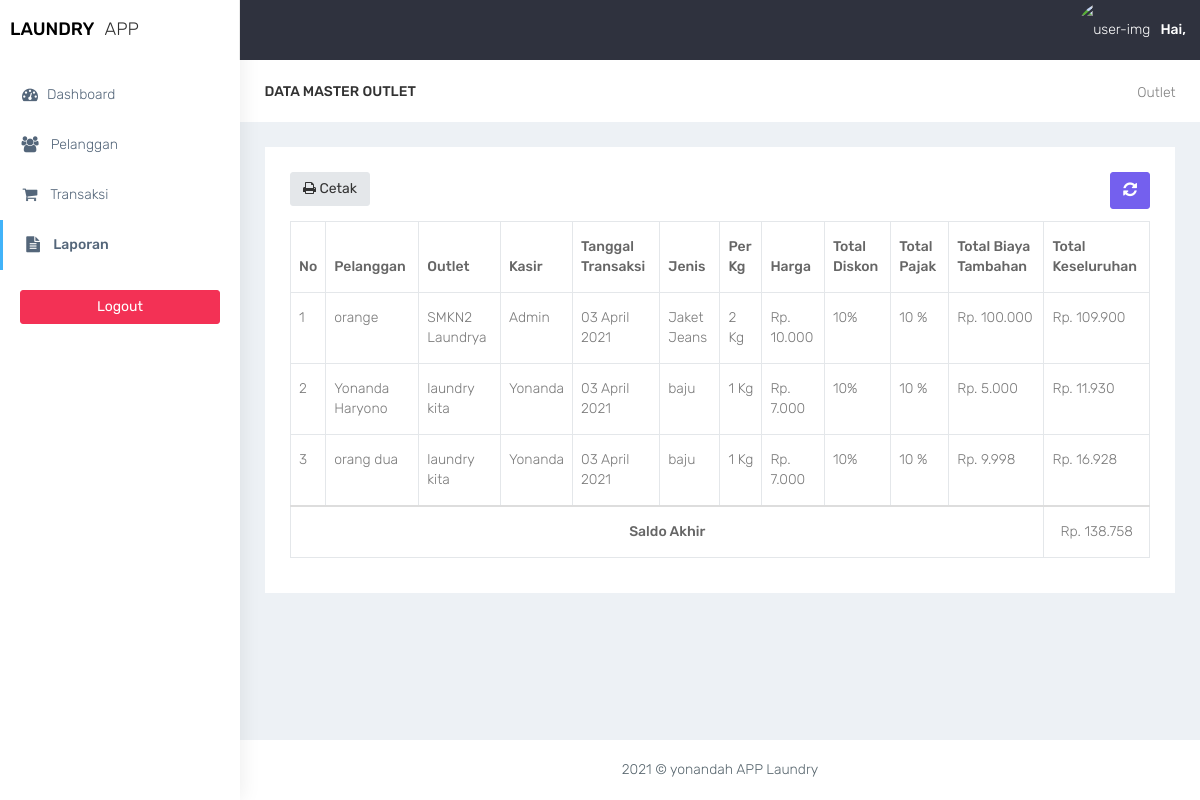
Screenshot of /laporank.php with the database file from the repository.
### tables this page shows
CREATE TABLE `tb_transaksi` (
  `kode_transaksi` int(11) NOT NULL,
  `id_pelanggan` varchar(20) NOT NULL,
  `id_outlet` varchar(20) NOT NULL,
  `kode_user` int(11) NOT NULL,
  `tgl_transaksi` date NOT NULL,
  `id_paket` varchar(20) NOT NULL,
  `kg` int(5) NOT NULL,
  `nominal` int(20) NOT NULL,
  `diskon` int(20) NOT NULL,
  `biaya_tambahan` int(20) NOT NULL
);

CREATE TABLE `tb_pelanggan` (
  `kode_pelanggan` varchar(10) NOT NULL,
  `nama` varchar(255) NOT NULL,
  `alamat` text NOT NULL,
  `telpon` varchar(20) NOT NULL
);

CREATE TABLE `tb_outlet` (
  `kode_outlet` varchar(11) NOT NULL,
  `nama_outlet` varchar(100) NOT NULL,
  `alamat` text NOT NULL,
  `telpon` varchar(20) NOT NULL
);

CREATE TABLE `tb_user` (
  `id` int(11) NOT NULL,
  `username` varchar(100) NOT NULL,
  `nama_user` varchar(255) NOT NULL,
  `password` varchar(100) NOT NULL,
  `id_outlet` varchar(20) NOT NULL,
  `level` varchar(30) NOT NULL,
  `foto` varchar(255) NOT NULL
);

### laporank.php (the view, shortened to what this page needs)
<?php
require 'koneksi.php';
require 'layout_header_kasir.php';
?>
<div class="container-fluid">
    <div class="row bg-title">
        <div class="col-lg-3 col-md-4 col-sm-4 col-xs-12">
            <h4 class="page-title">Data Master Outlet</h4>
        </div>
        <div class="col-lg-9 col-sm-8 col-md-8 col-xs-12">
            <ol class="breadcrumb">
                <li><a href="#">Outlet</a></li>
            </ol>
        </div>
    </div>
    <div class="row">
        <div class="col-md-12 col-lg-12 col-sm-12 col-xs-12">
            <div class="white-box">
                <div class="row">
                    <div class="col-md-6">
                        <a target="blank" href="laporan_cetak.php" class="btn btn-default" style="margin-bottom: 10px;"><i class="fa fa-print"></i> Cetak</a>
                    </div>
                    <div class="col-md-6 text-right">
                        <button id="btn-refresh" class="btn btn-primary box-title text-right" title="Refresh Data"><i class="fa fa-refresh" id="ic-refresh"></i></button>
                    </div>
                </div>
                <div class="table-responsive">
                    <table class="table table-bordered thead-dark" id="table">
                        <thead class="thead-dark">
                            <tr>
                                <th>No</th>
                                <th>Pelanggan</th>
                                <th>Outlet</th>
                                <th>Kasir</th>
                                <th>Tanggal Transaksi</th>
                                <th>Jenis</th>
                                <th>Per Kg</th>
                                <th>Harga</th>
                                <th>Total Diskon</th>
                                <th>Total Pajak</th>
                                <th>Total Biaya Tambahan</th>
                                <th>Total Keseluruhan</th>
                            </tr>
                        </thead>
                        <tbody>
                            <?php
                            $no = 1;
                            $query = "select * from tb_transaksi
                                INNER JOIN tb_pelanggan ON tb_transaksi.id_pelanggan=tb_pelanggan.kode_pelanggan
                                INNER JOIN tb_user ON tb_transaksi.kode_user=tb_user.id
                                INNER JOIN tb_outlet ON tb_transaksi.id_outlet=tb_outlet.kode_outlet";
                            $sql_rm = mysqli_query($koneksi, $query) or die(mysqli_error($koneksi));
                            while ($data = mysqli_fetch_array($sql_rm)) {
                                $diskon = ($data['diskon'] * $data['nominal']) / 100;
                                $diskon2 = $data['nominal'] - $diskon;
                                $pajak = ($diskon2 * 10) / 100;
                                $totaldiskon = ($data['nominal'] - $diskon);
                                $total = ($data['nominal'] - $diskon) + $pajak + $data['biaya_tambahan'];
                            ?>
                                <tr>
                                    <td><?php echo $no++; ?></td>
                                    <td><?php echo $data['nama'] ?></td>
                                    <td><?php echo $data['nama_outlet'] ?></td>
                                    <td><?php echo $data['nama_user'] ?></td>
                                    <td><?= date('d F Y', strtotime($data['tgl_transaksi'])); ?></td>
                                    <td><?php echo $data['id_paket'] ?></td>
                                    <td><?php echo $data['kg'] ?> Kg</td>
                                    <td>Rp. <?php echo number_format($data['nominal'], 0, ',', '.') ?></td>
                                    <td><?php echo $data['diskon'] ?>%</td>
                                    <td>10 %</td>
                                    <td>Rp. <?php echo number_format($data['biaya_tambahan'], 0, ',', '.') ?></td>
                                    <td>Rp. <?php echo number_format($total, 0, ',', '.') ?></td>
                                </tr>
                            <?php
                                $ttldiskon = $ttldiskon + $totaldiskon;
                                $ttlpajak = $ttlpajak + $pajak;
                                $ttltambahan = $ttltambahan + $data['biaya_tambahan'];
                                $saldo = $ttldiskon + $ttlpajak + $ttltambahan;
                            } ?>
                        </tbody>
                        <tr>
                            <th colspan="11" style="text-align: center;">Saldo Akhir</th>
                            <td colspan="12" style="text-align: center;">Rp. <?php echo number_format($saldo, 0, ',', '.') ?></td>
                        </tr>
                    </table>
                </div>
            </div>
        </div>
    </div>
</div>
<?php
require 'layout_footer_kasir.php';
?>

### assets/css/colors/default.css (style rules this page uses)
body { background: #fff; }

### rows the page displays
tb_transaksi: id_pelanggan.nama "orange", id_outlet.nama_outlet "SMKN2 Laundrya", kode_user.nama_user "Admin", tgl_transaksi "03 April 2021", id_paket "Jaket Jeans", kg "2", nominal "10.000", diskon "10", biaya_tambahan "100.000", total "109.900"
tb_transaksi: id_pelanggan.nama "Yonanda Haryono", id_outlet.nama_outlet "laundry kita", kode_user.nama_user "Yonanda", tgl_transaksi "03 April 2021", id_paket "baju", kg "1", nominal "7.000", diskon "10", biaya_tambahan "5.000", total "11.930"
tb_transaksi: id_pelanggan.nama "orang dua", id_outlet.nama_outlet "laundry kita", kode_user.nama_user "Yonanda", tgl_transaksi "03 April 2021", id_paket "baju", kg "1", nominal "7.000", diskon "10", biaya_tambahan "9.998", total "16.928"

### other values shown
$saldo "138.758"
